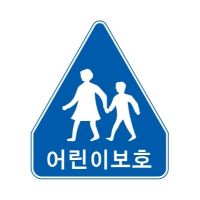
#> input picture CV_DL/ch5/kid.jpg, 200 x 200 px, found by its file name
$ python 5-4Exp.py
#> lines starting #> are read from the running program, lines starting #| are printed output that depends on the picture; after the words box and inside, x2 and y2 are one past the last pixel; in counts of white or black regions, pixels touching at a corner belong together
# 어린이보호구역 표지판 매칭

import cv2 as cv
import numpy as np

# 이미지 로드
img1 = cv.imread('source/ch5/kid.jpg')
#> img1 is the input picture: shape (200, 200, 3); mean B, G, R 229.8, 209.9, 185.8
gray1 = cv.cvtColor(img1, cv.COLOR_BGR2GRAY)
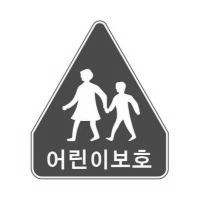
#> gray1: shape (200, 200); min 55, max 255, mean 205
img2 = cv.imread('source/ch5/road.jpg')
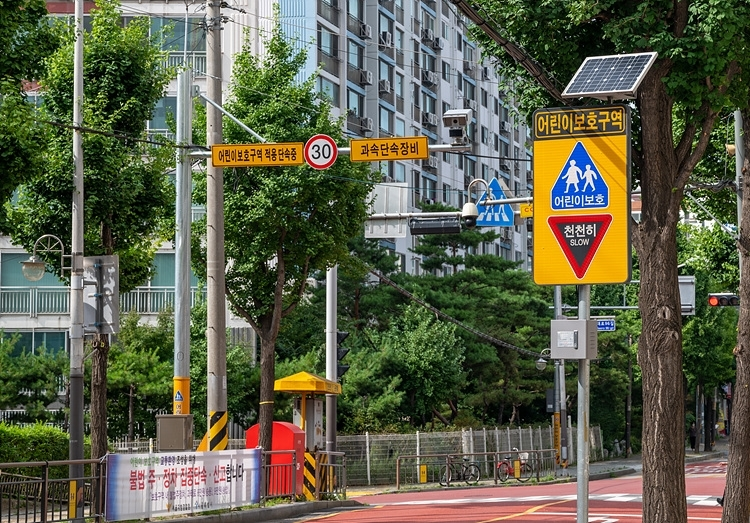
#> input picture CV_DL/ch5/road.jpg, 750 x 523 px, found by its file name
#> img2 is the input picture: shape (523, 750, 3); mean B, G, R 73.7, 95.5, 93
gray2 = cv.cvtColor(img2, cv.COLOR_BGR2GRAY)
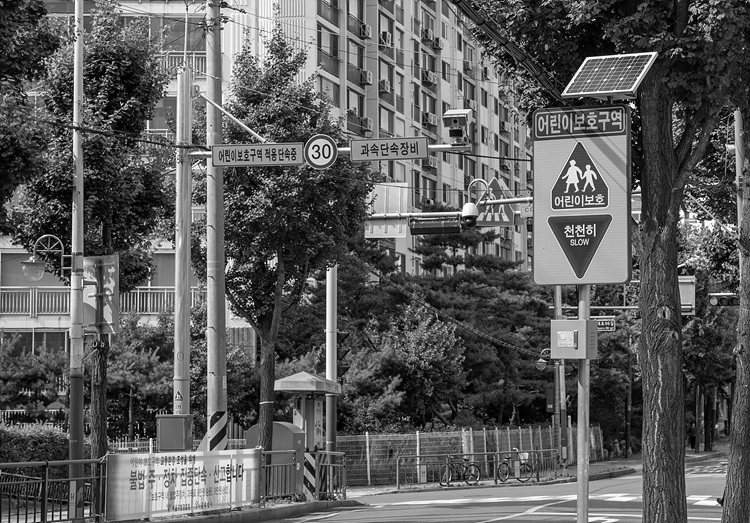
#> gray2: shape (523, 750); min 0, max 255, mean 92.3

# SIFT 생성 및 특징점 검출
sift = cv.SIFT_create()
kp1, des1 = sift.detectAndCompute(gray1, None)
#> kp1 = 166 keypoints; strongest (x, y, size): (86, 74, 7.5), (120, 86, 6.4), (65, 108, 3.2), (101, 56, 32.9)
kp2, des2 = sift.detectAndCompute(gray2, None)
#> kp2 = 5432 keypoints; strongest (x, y, size): (637, 181, 1.9), (632, 105, 3.6), (639, 188, 2.9), (681, 213, 3.5)

# FLANN 매칭
flann_matcher = cv.DescriptorMatcher_create(cv.DescriptorMatcher_FLANNBASED)
knn_match = flann_matcher.knnMatch(des1, des2, 2)  # 최근접 2개
#> knn_match = 166 matches

# 매칭 비율 테스트
T = 0.7
good_match = []
for nearest1, nearest2 in knn_match:
    if (nearest1.distance / nearest2.distance) < T:
        good_match.append(nearest1)
#> after the loop, good_match = 14 matches

# 매칭 점들 추출
points1 = np.float32([kp1[gm.queryIdx].pt for gm in good_match])
#> points1 = 14 rows, first 8: [73.59, 167], [73.59, 167], [77.58, 117.3], [85.06, 106.4], [86.88, 93.99], [86.88, 93.99], [96.2, 135.9], [96.2, 135.9]
points2 = np.float32([kp2[gm.trainIdx].pt for gm in good_match])
#> points2 = 14 rows, first 8: [552.6, 131.5], [552.6, 131.5], [568.2, 182], [571.9, 177.6], [573.3, 169.7], [573.3, 169.7], [577, 189.6], [577, 189.6]
H, _ = cv.findHomography(points1, points2, cv.RANSAC)
#> H = [[1.23, -0.76, 532.6], [0.21, 0.215, 130.8], [0.00133, -0.00132, 1]]

# 원본 이미지 크기
h1, w1 = img1.shape[0], img1.shape[1]
#> h1 = 200; w1 = 200

# 원본 이미지의 꼭짓점들
box1 = np.float32([[0,0], [0,h1-1], [w1-1,h1-1], [w1-1,0]]).reshape(4,1,2)
#> box1 = [[0, 0], [0, 199], [199, 199], [199, 0]]

# 호모그래피 변환
box2 = cv.perspectiveTransform(box1, H)
#> box2 = [[532.6, 130.8], [517.1, 235.3], [624.8, 214.7], [614.7, 136.3]]

# 호모그래피 변환은 이미지를 투영 공간으로 변환하는 과정에서
# 이미지의 기하학적 왜곡으로 인해 비틀리거나 변형된 형태일 수 있음
# box2를 이용해 polyline을 그리는 과정을 약간 수정
# boundingRect()를 이용해 원본 이미지의 꼭짓점 좌표로부터
# 변환된 꼭짓점들을 포함하는 최소 직사각형을 계산한 다음,
# 그 직사각형을 그려서 비틀린 box가 아닌 직사각형 box를 그리기

# 보정된 사각형
rectified_box = np.int32(box2)
#> rectified_box = [[532, 130], [517, 235], [624, 214], [614, 136]]

# 사각형의 외접 직사각형 계산
x, y, w, h = cv.boundingRect(rectified_box)
#> x = 517; y = 130; w = 108; h = 106
rectified_box = np.array([[x,y], [x,y+h], [x+w,y+h], [x+w,y]], \
                         dtype=np.int32).reshape(-1,1,2)
#> rectified_box = [[517, 130], [517, 236], [625, 236], [625, 130]]

# 변환된 이미지를 원본 이미지에 그리기
img2 = cv.polylines(img2, [rectified_box], True, (0,255,0), 4)
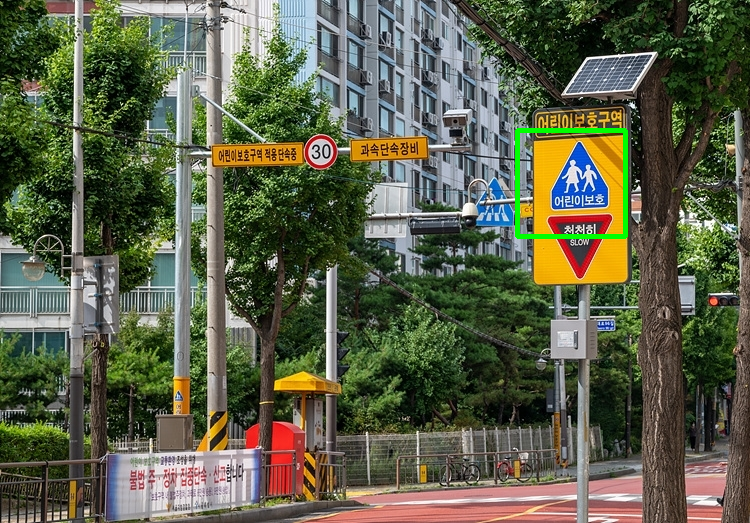
#> img2: shape (523, 750, 3); 0.54% of pixels changed, all inside (x1, y1, x2, y2) = (515, 128, 628, 239)
img_match = np.empty((max(h1, img2.shape[0]), w1+img2.shape[1], 3), dtype=np.uint8)
cv.drawMatches(img1, kp1, img2, kp2, good_match, img_match, \
               flags=cv.DrawMatchesFlags_NOT_DRAW_SINGLE_POINTS)
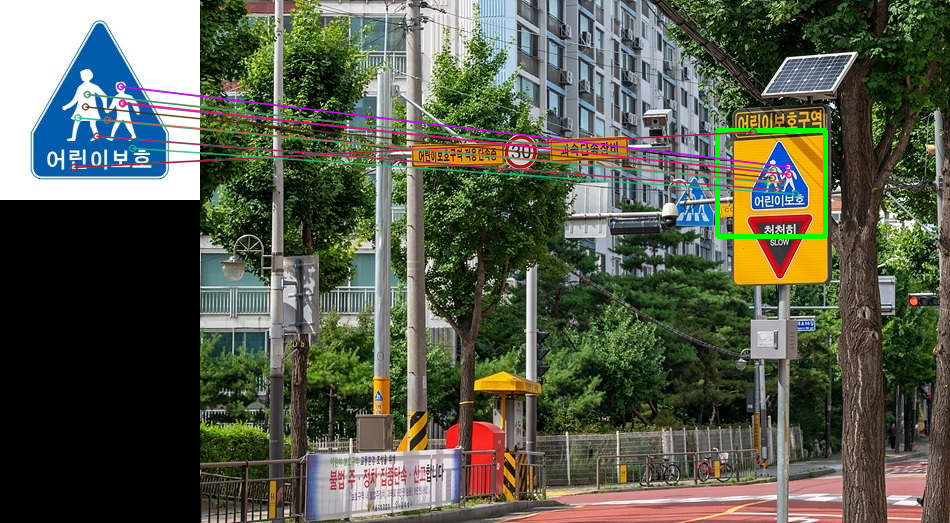
#> img_match: shape (523, 950, 3); mean B, G, R 76.5, 92, 88

cv.imshow('Matches and Homography', img_match)

# 실행 결과 어린이보호 표지판을 잘 매칭하였음
# 다만, '어린이보호' 글자에서 추출된 특징점이 표지판 위에 있는
# '어린이보호구역' 글자에 잘못 매칭된 현상도 확인할 수 있음

cv.waitKey(0)
cv.destroyAllWindows()
